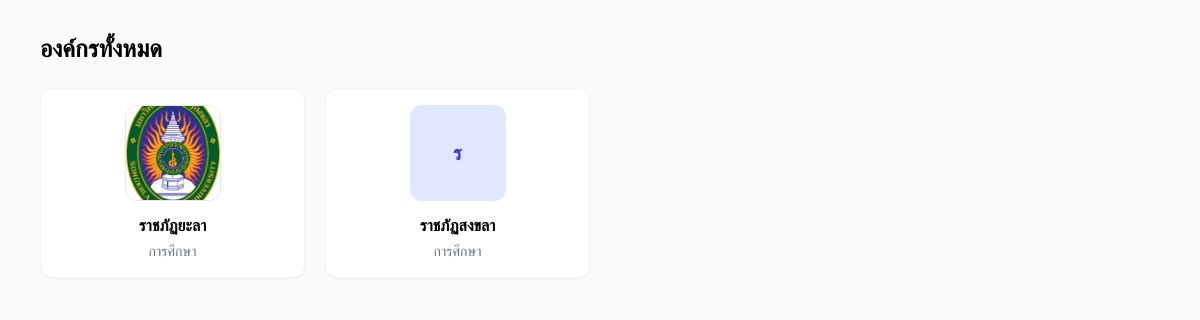
The page /organizations/ on the database its author committed.
### users/models.py (models this page shows, shortened)
class Organization(models.Model):
    name = models.CharField(max_length=255, unique=True, verbose_name="ชื่อองค์กร")
    address = models.TextField(verbose_name="ที่อยู่")
    business_type = models.CharField(max_length=255, verbose_name="ประเภทธุรกิจ", blank=True, null=True)
    logo = models.ImageField(upload_to='org_logos/', blank=True, null=True)
    class Meta:
        verbose_name = "องค์กร"
        verbose_name_plural = "องค์กร"

### users/views.py (the view)
# urls.py: path('organizations/', views.organizations_list, name='organizations_list'),
def organizations_list(request):
    q = (request.GET.get('q') or '').strip()
    orgs = Organization.objects.all()
    if q:
        orgs = orgs.filter(name__icontains=q)
    orgs = orgs.order_by('name')
    return render(request, 'users/organizations_list.html', {'orgs': orgs})

### users/context_processors.py (called while the page is built)
def unread_notifications_count(request):
    if request.user.is_authenticated:
        count = Notification.objects.filter(user=request.user, is_read=False).count()
        return {'unread_notifications_count': count}
    return {'unread_notifications_count': 0} # หากผู้ใช้ยังไม่ได้ล็อกอิน ให้ส่ง 0

### users/templates/users/organizations_list.html (shortened to what this page needs)
{% load static %}
<!DOCTYPE html>
<html lang="th">
<head>
  <script src="https://cdn.tailwindcss.com"></script>
</head>
<body class="bg-gray-50 min-h-screen">
  <div class="max-w-6xl mx-auto px-4 py-8">
    <h1 class="text-2xl font-bold mb-6">องค์กรทั้งหมด</h1>
    {% if orgs %}
      <div class="grid grid-cols-1 sm:grid-cols-2 md:grid-cols-3 lg:grid-cols-4 gap-5">
        {% for org in orgs %}
          <div class="bg-white rounded-xl shadow-sm border border-gray-100 hover:shadow-md transition p-4 flex flex-col items-center">
            <div class="relative h-24 w-24 mb-3">
              {% if org.logo %}
                <img
                  src="{{ org.logo.url }}"
                  alt="{{ org.name }}"
                  class="h-24 w-24 object-cover rounded-xl border border-gray-200"
                  onerror="this.style.display='none'; this.nextElementSibling.classList.remove('hidden');"
                />
              {% else %}
                <div class="h-24 w-24 rounded-xl bg-indigo-100 text-indigo-700 flex items-center justify-center text-xl font-semibold">
                  {{ org.name|slice:":1"|upper }}
                </div>
              {% endif %}
            </div>
            <div class="text-center">
              <div class="font-semibold">{{ org.name }}</div>
              {% if org.business_type %}
                <div class="text-sm text-gray-500 mt-1">{{ org.business_type }}</div>
              {% endif %}
            </div>
          </div>
        {% endfor %}
      </div>
    {% else %}
      <div class="text-gray-500">ยังไม่มีองค์กร</div>
    {% endif %}
  </div>
</body>
</html>

### rows shown on the page
Organization: logo (picture), name "ราชภัฏยะลา", business_type "การศึกษา"
Organization: name "ร", name "ราชภัฏสงขลา", business_type "การศึกษา"
